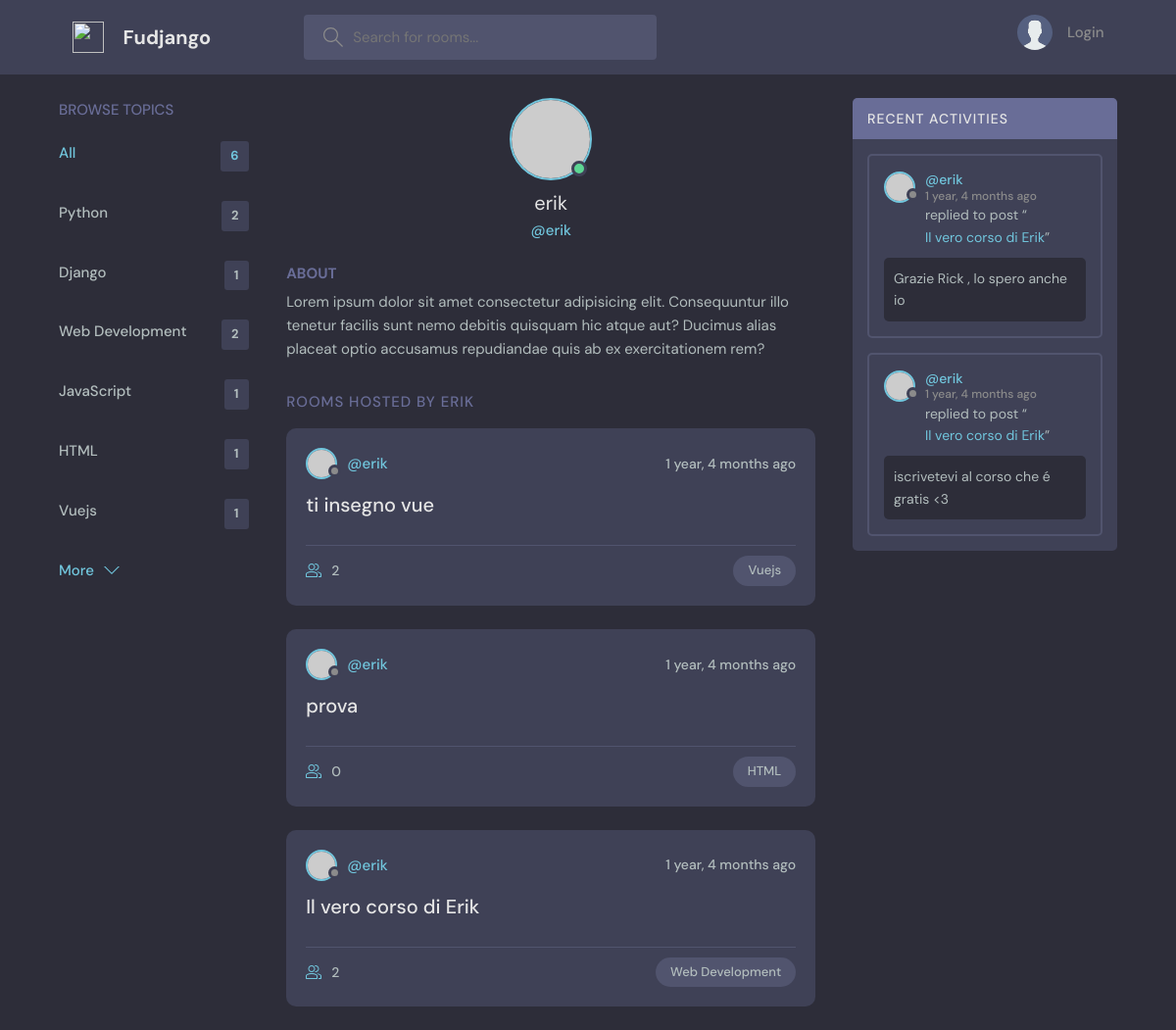
The page /profile/3/ on the database as committed earlier.
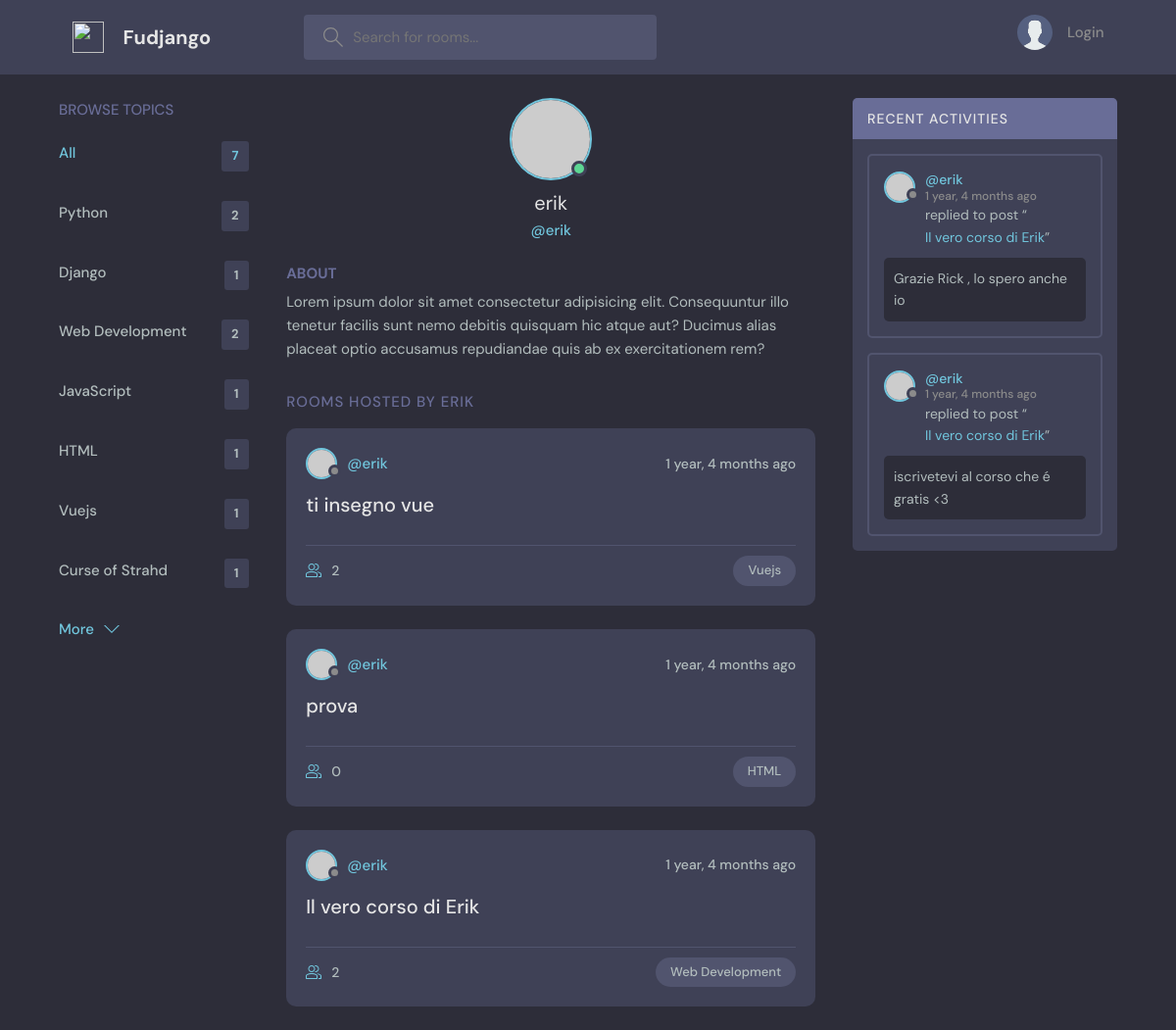
The same page on the database as committed later.
### base/models.py (models this page shows, shortened)
class Topic(models.Model):
    name = models.CharField(max_length = 200)

class Room(models.Model):
    host = models.ForeignKey(User, on_delete = models.SET_NULL, null = True)
    topic = models.ForeignKey(Topic, on_delete = models.SET_NULL, null = True)
    name  = models.CharField(max_length=200)
    description = models.TextField(null = True, blank = True)
    participants = models.ManyToManyField(User, related_name= 'participants', blank = True)
    updated = models.DateTimeField(auto_now = True)
    created = models.DateTimeField(auto_now_add = True)
    class Meta:
        ordering = ['-updated', '-created']

class Message(models.Model):
    user = models.ForeignKey(User, on_delete = models.CASCADE)
    room = models.ForeignKey(Room, on_delete = models.CASCADE)
    body = models.TextField()
    updated = models.DateTimeField(auto_now = True)
    created = models.DateTimeField(auto_now_add = True)

### base/views.py (the view)
# urls.py: path('profile/<str:pk>/', views.userProfile, name='user-profile'),
def userProfile(request, pk):
    user = User.objects.get(id=pk)
    rooms = user.room_set.all()
    room_messages = user.message_set.all()
    topics = Topic.objects.all()
    context = {'user': user, 'rooms': rooms, 'room_messages': room_messages, 'topics': topics}
    return render(request, 'base/profile.html', context)

### base/templates/base/profile.html (shortened to what this page needs)
{% extends 'main.html' %}
{% block content %}
<main class="profile-page layout layout--3">
  <div class="container">
    {% include 'base/topics_component.html' %}
    <div class="roomList">
      <div class="profile">
        <div class="profile__avatar">
          <div class="avatar avatar--large active">
            {% if user.username == 'rick' %}
            <img src="https://i.pinimg.com/originals/ab/b6/42/abb642c1d9a20c55cfee1a0d14ebb5a2.gif"/>
            {% else %}
            <img src="https://randomuser.me/api/portraits/men/11.jpg" />
            {% endif %}
          </div>
        </div>
        <div class="profile__info">
          <h3>{{user.username}}</h3>
          <p>@{{user.username}}</p>
        </div>
        <div class="profile__about">
          <h3>About</h3>
          <p>
            Lorem ipsum dolor sit amet consectetur adipisicing elit. Consequuntur illo tenetur
            facilis sunt nemo debitis quisquam hic atque aut? Ducimus alias placeat optio
            accusamus repudiandae quis ab ex exercitationem rem?
          </p>
        </div>
      </div>
      <div class="roomList__header">
        <div>
          <h2>Rooms Hosted by {{user.username}}</a>
          </h2>
        </div>
      </div>
      {% include 'base/feed_component.html' %}
    </div>
    {% include 'base/activity_component.html' %}
  </div>
</main>
{% endblock content %}

### templates/main.html (shortened to what this page needs)
<!DOCTYPE html>
{% load static %}
<html lang="en">
<head>
    <link rel="stylesheet" href="{% static 'style/style.css' %}" />
</head>
<body>
    {% include 'navbar.html' %}
    {% block content %}
    {% endblock %}
</body>
</html>

### templates/navbar.html (shortened to what this page needs)
{% load static %}
<header class="header header--loggedIn">
    <div class="container">
        <a href="{% url 'home' %}" class="header__logo">
            <img src="https://seeklogo.com/images/D/dragon-ball-with-4-stars-logo-F11C43957B-seeklogo.com.png" />
            <h1>Fudjango</h1>
        </a>
        <form class="header__search" method="GET" action="{% url 'home' %}">
            <label>
                <input type="text" name="search" placeholder="Search for rooms..." />
            </label>
        </form>
        <nav class="header__menu">
            {% if request.user.is_authenticated %}
            <div class="header__user">
                <a href="{% url 'user-profile' request.user.id %}">
                    <div class="avatar avatar--medium active">
                        {% if request.user.username == 'rick' %}
                        <img src="https://i.pinimg.com/originals/ab/b6/42/abb642c1d9a20c55cfee1a0d14ebb5a2.gif" />
                        {% else %}
                        <img src="https://randomuser.me/api/portraits/men/37.jpg" />
                        {% endif %}
                    </div>
                    <p>{{request.user}} <span>@{{request.user}}</span></p>
                </a>
                <button class="dropdown-button">
                    <svg version="1.1" xmlns="http://www.w3.org/2000/svg" width="32" height="32" viewBox="0 0 32 32">
                        <title>chevron-down</title>
                        <path d="M16 21l-13-13h-3l16 16 16-16h-3l-13 13z"></path>
                    </svg>
                </button>
            </div>
            {% else %}
            <a href="{% url 'login' %}">
                <img src="{% static 'images/avatar.svg' %}" />
                <p>Login</p>
            </a>
            {% endif %}
        </nav>
    </div>
</header>

### base/templates/base/topics_component.html
<div class="topics">
    <div class="topics__header">
        <h2>Browse Topics</h2>
    </div>
    <ul class="topics__list">
        <li>
            <a href="{% url 'home' %}" class="active">All <span>{{topics.count}}</span></a>
        </li>
        {% for topic in topics %}
        <li>
            <a href="{% url 'home' %}?topic={{topic.name}}">{{topic.name}} <span>{{topic.room_set.all.count}}</span></a>
        </li>
        {% endfor %}
    </ul>
    <a class="btn btn--link" href="{% url 'topics' %}">
        More
        <svg version="1.1" xmlns="http://www.w3.org/2000/svg" width="32" height="32" viewBox="0 0 32 32">
            <title>chevron-down</title>
            <path d="M16 21l-13-13h-3l16 16 16-16h-3l-13 13z"></path>
        </svg>
    </a>
</div>

### base/templates/base/feed_component.html (shortened to what this page needs)
{% for room in rooms %}
<div class="roomListRoom">
    <div class="roomListRoom__header">
        <a href="{% url 'user-profile' room.host.id %}" class="roomListRoom__author">
            <div class="avatar avatar--small">
                {% if room.host.username == 'rick' %}
                <img src="https://i.pinimg.com/originals/ab/b6/42/abb642c1d9a20c55cfee1a0d14ebb5a2.gif">
                {% else %}
                <img src="https://randomuser.me/api/portraits/women/11.jpg" />
                {% endif %}
            </div>
            <span>@{{room.host.username}}</span>
        </a>
        <div class="roomListRoom__actions">
            <span>{{room.created|timesince}} ago</span>
        </div>
    </div>
    <div class="roomListRoom__content">
        <a href="{% url 'room' room.id %}">{{room.name}}</a>
    </div>
    <div class="roomListRoom__meta">
        <a href="{% url 'room' room.id %}" class="roomListRoom__joined">
            {{room.participants.all.count}}
        </a>
        <p class="roomListRoom__topic">{{room.topic.name}}</p>
    </div>
</div>
{% endfor %}

### base/templates/base/activity_component.html (shortened to what this page needs)
<div class="activities">
    <div class="activities__header">
        <h2>Recent Activities</h2>
    </div>
    {% for message in room_messages %}
    <div class="activities__box">
        <div class="activities__boxHeader roomListRoom__header">
            <a href="{% url 'user-profile' message.user.id %}" class="roomListRoom__author">
                <div class="avatar avatar--small">
                    {% if message.user.username == 'rick' %}
                    <img src="https://i.pinimg.com/originals/ab/b6/42/abb642c1d9a20c55cfee1a0d14ebb5a2.gif">
                    {% else %}
                    <img src="https://randomuser.me/api/portraits/women/11.jpg" />
                    {% endif %}
                </div>
                <p>
                    @{{message.user}}
                    <span>{{message.created|timesince}} ago</span>
                </p>
            </a>
        </div>
        <div class="activities__boxContent">
            <p>replied to post “<a href="{% url 'room' message.room.id %}">{{message.room.name}}</a>”</p>
            <div class="activities__boxRoomContent">
                {{message.body}}
            </div>
        </div>
    </div>
    {% endfor %}
</div>

Rows that differ between the two databases and show on the page:
added Topic: name "Curse of Strahd", room_set.all.count "1"
Other text that changed with them:
{{ topics.count }}: "6" → "7"
